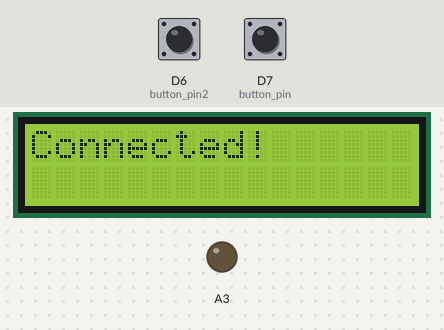
Bench run of a sketch on a simulated Arduino MKR. Parts: 16×2 character LCD, output pins drawn as LEDs (lit = HIGH). Inputs (shaded band) come from the test bench; at power-on: D6 (button_pin2) HIGH, D7 (button_pin) HIGH. WiFi joins after 1.5 s; servers stay silent unless stated; uploads are accepted with an empty reply; what the sketch prints to the serial monitor is not drawn.

Above: at 5.8 s.
5.9 s: D6 (button_pin2) pulled LOW for 0.7 s
8.1 s: D7 (button_pin) pulled LOW for 0.7 s
10.3 s: D6 (button_pin2) driven LOW and D7 (button_pin) driven LOW
Timing chart, 0 to 13.3 s (numbered marks = the images above; inputs shaded):
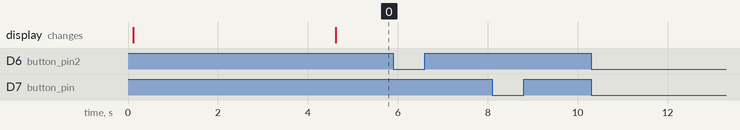

The sketch:

Controller.ino
```cpp
#include <WiFi101.h>
#include <string.h>  //used for some string handling and processing.
#include <LiquidCrystal.h>
const int rs = 12, en = 11, d4 = 2, d5 = 3, d6 = 4, d7 = 5;
LiquidCrystal lcd(rs, en, d4, d5, d6, d7);

int status = WL_IDLE_STATUS;
WiFiServer server(80);

const int RESPONSE_TIMEOUT = 6000; //ms to wait for response from host
const int GETTING_PERIOD = 5000; //periodicity of getting a number fact.
const uint16_t IN_BUFFER_SIZE = 1000; //size of buffer to hold HTTP request
const uint16_t OUT_BUFFER_SIZE = 1000; //size of buffer to hold HTTP response
char request_buffer[IN_BUFFER_SIZE]; //char array buffer to hold HTTP request
char response_buffer[OUT_BUFFER_SIZE]; //char array buffer to hold HTTP response

char output[1000];

const uint8_t button_pin = 7;
const uint8_t button_pin2 = 6;

uint8_t right;
uint8_t left;


int id = 0; //TEAM ID


char network[] = "";  //SSID CHANGE!!
char password[] = ""; //Password for WiFi CHANGE!!!


void setup() {
  Serial.begin(115200); //for debugging if needed.
  delay(50); //pause to make sure comms get set up
  analogWrite(A3, 0);
  lcd.begin(16, 2);
  lcd.print("Connecting to");
  lcd.setCursor(0, 2);
  lcd.print("WIFI");
  Serial.print("WiFi101 shield: ");
  if (WiFi.status() == WL_NO_SHIELD) {
    Serial.println("NOT PRESENT");
    return; // don't continue
  }
  Serial.println("DETECTED");
  uint8_t count = 0; //count used for Wifi check times
  while ( WiFi.status() != WL_CONNECTED && count < 6) {
    Serial.print("Attempting to connect to ");
    Serial.println(network);
    WiFi.begin(network, password); //attempt to connect to wifi
    // wait 10 seconds for connection:
    delay(500);
    Serial.print(".");
    count++;
  }
  delay(2000);  //acceptable since it is in the setup function.
  if (WiFi.status() == WL_CONNECTED) { //if we connected then print our IP, Mac, and SSID we're on
    Serial.println("CONNECTED!");
    delay(500);
  } else { //if we failed to connect just Try again.
    Serial.println("Failed to Connect :/  Plz restart");
    Serial.println(WiFi.status());
    return;
  }
  lcd.clear();
  lcd.setCursor(0, 0);
  lcd.print("Connected!");

  pinMode(button_pin, INPUT_PULLUP);
  pinMode(button_pin2, INPUT_PULLUP);
}


void loop() {
  int pin_val = digitalRead(button_pin);
  int pin2_val = digitalRead(button_pin2);


  if (pin_val == 0 && pin2_val == 0){
    post_drive(id, 0);
    Serial.println("None");
  }
  if (pin_val ==1 && pin2_val ==0) {
    post_drive(id, 2);
    Serial.println("Left");
  }
  if (pin_val ==0 && pin2_val ==1) {
    post_drive(id, 1);
    Serial.println("Right");
  }
  if (pin_val ==1 && pin2_val ==1) {
    post_drive(id, 3);
    Serial.println("Both");
  }


  delay(300);

}
```

get.ino
```cpp
void post_drive(int id, int drive) {
  memset(request_buffer, NULL, 1); //reblank the buffer
  memset(response_buffer, NULL, 1); //reblank the buffer

  sprintf(request_buffer, "GET http://ireneterpstra.pythonanywhere.com/controller?id=%d&drive=%d HTTP/1.1\r\n", id, drive);
  strcat(request_buffer, "Host: ireneterpstra.pythonanywhere.com\r\n"); //add more to the end
  strcat(request_buffer, "Content-Type: application/x-www-form-urlencoded\r\n");
  strcat(request_buffer, "\r\n"); //add blank line!
  //submit to function that performs GET.  It will return output using response_buffer char array
  do_http_request("ireneterpstra.pythonanywhere.com", request_buffer, response_buffer, OUT_BUFFER_SIZE, RESPONSE_TIMEOUT, true);
  Serial.println(response_buffer); //print to serial monitor

  memset(output, NULL, 1);
  strcat(output, response_buffer);
  //  strncpy(date, response_buffer, 10);
}

uint8_t char_append(char* buff, char c, uint16_t buff_size) {
  int len = strlen(buff);
  if (len > buff_size) return false;
  buff[len] = c;
  buff[len + 1] = '\0';
  return true;
}

void do_http_request(char* host, char* request, char* response, uint16_t response_size, uint16_t response_timeout, uint8_t serial) {
  WiFiClient client; //instantiate a client object
  if (client.connect(host, 80)) { //try to connect to host on port 80
    if (serial) Serial.print(request);//Can do one-line if statements in C without curly braces
    client.print(request);
    memset(response, 0, response_size); //Null out (0 is the value of the null terminator '\0') entire buffer
    uint32_t count = millis();
    while (client.connected()) { //while we remain connected read out data coming back
      client.readBytesUntil('\n', response, response_size);
      if (serial) Serial.println(response);
      if (strcmp(response, "\r") == 0) { //found a blank line!
        break;
      }
      memset(response, 0, response_size);
      if (millis() - count > response_timeout) break;
    }
    memset(response, 0, response_size);
    count = millis();
    while (client.available()) { //read out remaining text (body of response)
      char_append(response, client.read(), OUT_BUFFER_SIZE);
    }
    if (serial) Serial.println(response);
    client.stop();
    if (serial) Serial.println("-----------");
  } else {
    if (serial) Serial.println("connection failed :/");
    if (serial) Serial.println("wait 0.5 sec...");
    client.stop();
  }
}
```

Measured:
- after the input at 5.9 s, every drawn part: stays the same
- after the input at 8.1 s, every drawn part: stays the same
- after the input at 10.3 s, every drawn part: stays the same
